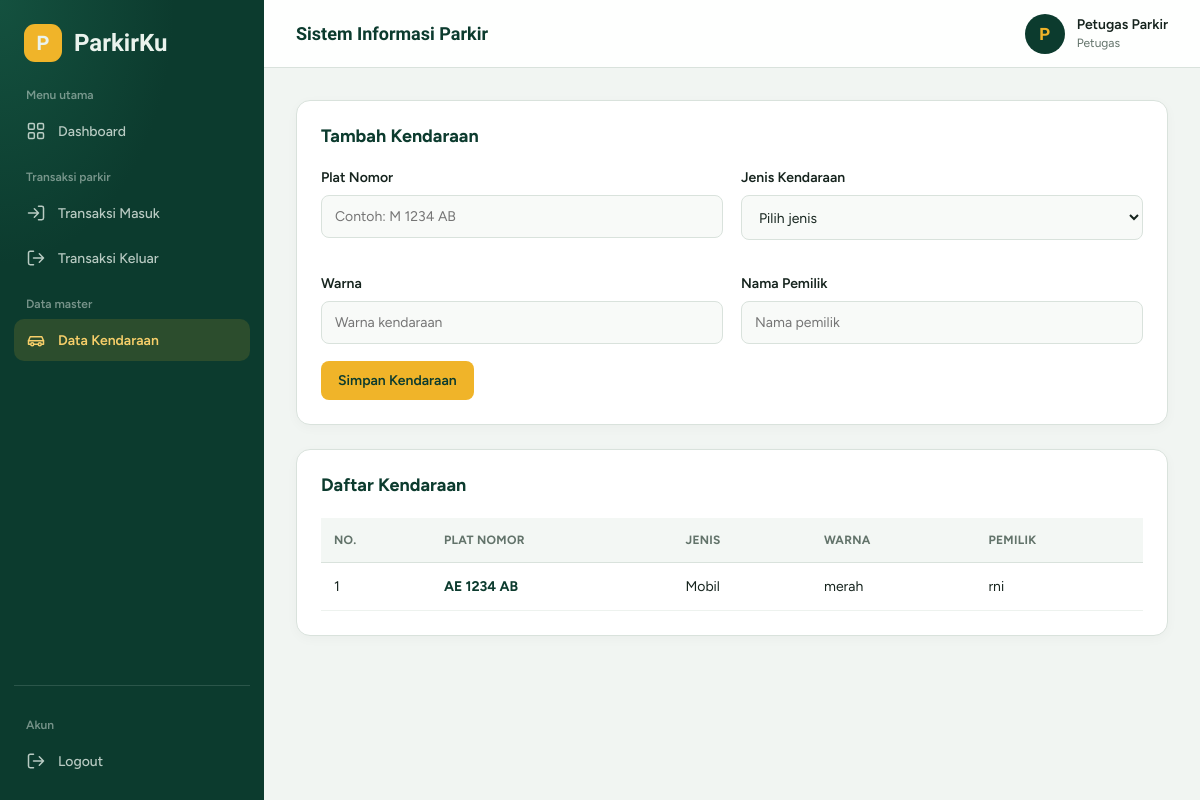
Page /parkir/petugas/kendaraan.php (signed in) on the committed database.
### tables this page shows
CREATE TABLE `tb_kendaraan` (
  `id_kendaraan` int(11) NOT NULL,
  `plat_nomor` varchar(15) NOT NULL,
  `jenis_kendaraan` varchar(20) NOT NULL,
  `warna` varchar(20) DEFAULT NULL,
  `pemilik` varchar(100) DEFAULT NULL,
  `id_user` int(11) DEFAULT NULL
);

### parkir/petugas/kendaraan.php (the view, shortened to what this page needs)
<?php
require_once __DIR__ . '/../koneksi.php';
$data = $pdo->query(
    'SELECT k.*, u.nama_lengkap
     FROM tb_kendaraan k
     LEFT JOIN tb_user u ON u.id_user = k.id_user
     ORDER BY k.id_kendaraan DESC'
)->fetchAll();
require 'header.php';
?>
<div class="panel">
    <div class="panel-header">
        <h2 class="panel-title">Tambah Kendaraan</h2>
    </div>
    <form method="POST">
        <div class="form-grid">
            <div class="form-group">
                <label>Plat Nomor</label>
                <input name="plat_nomor" placeholder="Contoh: M 1234 AB"
                       maxlength="20" required>
            </div>
            <div class="form-group">
                <label>Jenis Kendaraan</label>
                <select name="jenis_kendaraan" required>
                    <option value="">Pilih jenis</option>
                </select>
            </div>
            <div class="form-group">
                <label>Warna</label>
                <input name="warna" placeholder="Warna kendaraan">
            </div>
            <div class="form-group">
                <label>Nama Pemilik</label>
                <input name="pemilik" placeholder="Nama pemilik" required>
            </div>
        </div>
        <button class="btn btn-primary" type="submit">Simpan Kendaraan</button>
    </form>
</div>
<div class="panel">
    <div class="panel-header">
        <h2 class="panel-title">Daftar Kendaraan</h2>
    </div>
    <div class="table-wrap">
        <table>
            <thead>
                <tr>
                    <th>No.</th>
                    <th>Plat Nomor</th>
                    <th>Jenis</th>
                    <th>Warna</th>
                    <th>Pemilik</th>
                </tr>
            </thead>
            <tbody>
            <?php foreach ($data as $i => $k): ?>
                <tr>
                    <td><?= $i + 1 ?></td>
                    <td><strong><?= htmlspecialchars($k['plat_nomor']) ?></strong></td>
                    <td><?= htmlspecialchars(ucfirst($k['jenis_kendaraan'])) ?></td>
                    <td><?= htmlspecialchars($k['warna'] ?? '-') ?></td>
                    <td><?= htmlspecialchars($k['pemilik']) ?></td>
                </tr>
            <?php endforeach; ?>
            </tbody>
        </table>
    </div>
</div>
<?php require 'footer.php'; ?>

### parkir/style.css (style rules this page uses)
:root { --navy: #172554; --blue: #2563eb; --blue-light: #eff6ff; --background: #f4f7fb; --white: #ffffff; --text: #1e293b; --muted: #64748b; --border: #e2e8f0; --green: #15803d; --red: #dc2626; }
* { box-sizing: border-box; margin: 0; padding: 0; }
body { font-family: Arial, Helvetica, sans-serif; background: var(--background); color: var(--text); font-size: 14px; }
.panel { background: white; border: 1px solid var(--border); border-radius: 14px; padding: 24px; margin-bottom: 24px; box-shadow: 0 3px 12px #0f172a08; }
.panel-header { display: flex; justify-content: space-between; align-items: center; gap: 12px; margin-bottom: 22px; }
.panel-title { font-size: 18px; color: var(--navy); }
.form-grid { display: grid; grid-template-columns: repeat(2, minmax(0, 1fr)); gap: 18px; }
.form-group { margin-bottom: 17px; }
.form-group label { display: block; font-weight: 600; margin-bottom: 9px; }
input, select, textarea { width: 100%; padding: 12px 13px; border: 1px solid #cbd5e1; border-radius: 8px; outline: none; font: inherit; background: white; color: var(--text); }
.btn { display: inline-block; border: none; border-radius: 8px; padding: 11px 17px; font: inherit; font-weight: 600; cursor: pointer; text-align: center; }
.btn-primary { background: var(--blue); color: white; }
.table-wrap { width: 100%; overflow-x: auto; }
table { width: 100%; border-collapse: collapse; white-space: nowrap; }
th { background: #f8fafc; color: #475569; font-size: 12px; text-align: left; text-transform: uppercase; letter-spacing: 0.3px; }
th, td { padding: 15px 13px; border-bottom: 1px solid var(--border); }

### parkir/petugas/header.php (style rules this page uses)
:root { --adm-green: #0c3b2e; --adm-green-2: #14513f; --adm-sign: #f0b429; --adm-sign-soft: #f7cf6a; --adm-bg: #f1f5f2; --adm-text: #16241e; --adm-muted: #62736a; --adm-line: #d9e2dc; --adm-display: 'Bricolage Grotesque', 'Segoe UI', system-ui, sans-serif; --adm-sans: 'Figtree', system-ui, -apple-system, 'Segoe UI', sans-serif; --adm-sidebar: 264px; }
* { box-sizing: border-box; }
body { margin: 0; font-family: var(--adm-sans); background: var(--adm-bg); color: var(--adm-text); -webkit-font-smoothing: antialiased; }
.petugas-content .panel { background-color: #fff !important; border-color: var(--adm-line) !important; }
.petugas-content .panel-title, .petugas-content .panel-header h2 { color: var(--adm-green) !important; }
.petugas-content .form-group label { color: var(--adm-text) !important; }
.petugas-content .form-group input, .petugas-content .form-group select { background-color: #f8faf8; border-color: var(--adm-line); color: var(--adm-text); }
.petugas-content .btn-primary { background-color: var(--adm-sign); border-color: var(--adm-sign); color: var(--adm-green); }
.petugas-content table th { background-color: #f3f7f4; border-bottom-color: var(--adm-line); color: var(--adm-muted); }
.petugas-content table td { border-bottom-color: #edf2ee; color: var(--adm-text); }
.petugas-content table td strong { color: var(--adm-green); }

### rows in the picture
tb_kendaraan: plat_nomor "AE 1234 AB", jenis_kendaraan "Mobil", warna "merah", pemilik "rni"

### other values in the picture
$judulGrup "Menu utama"
$label "Dashboard"
$judulGrup "Transaksi parkir"
$label "Transaksi Masuk"
$label "Transaksi Keluar"
$judulGrup "Data master"
$label "Data Kendaraan"
$inisial "P"
$namaPetugas "Petugas Parkir"
